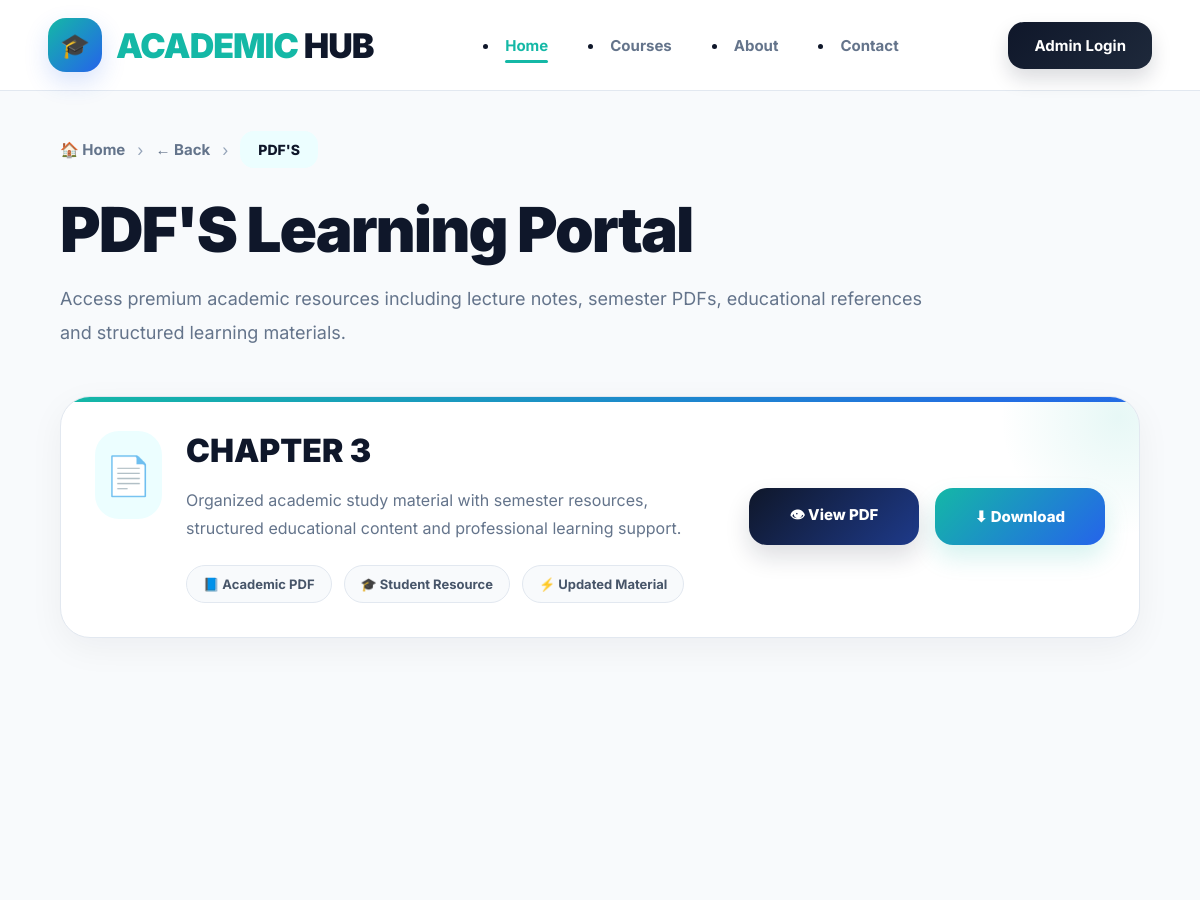
The page /files/3/2/ (upper part) on the database as committed earlier.
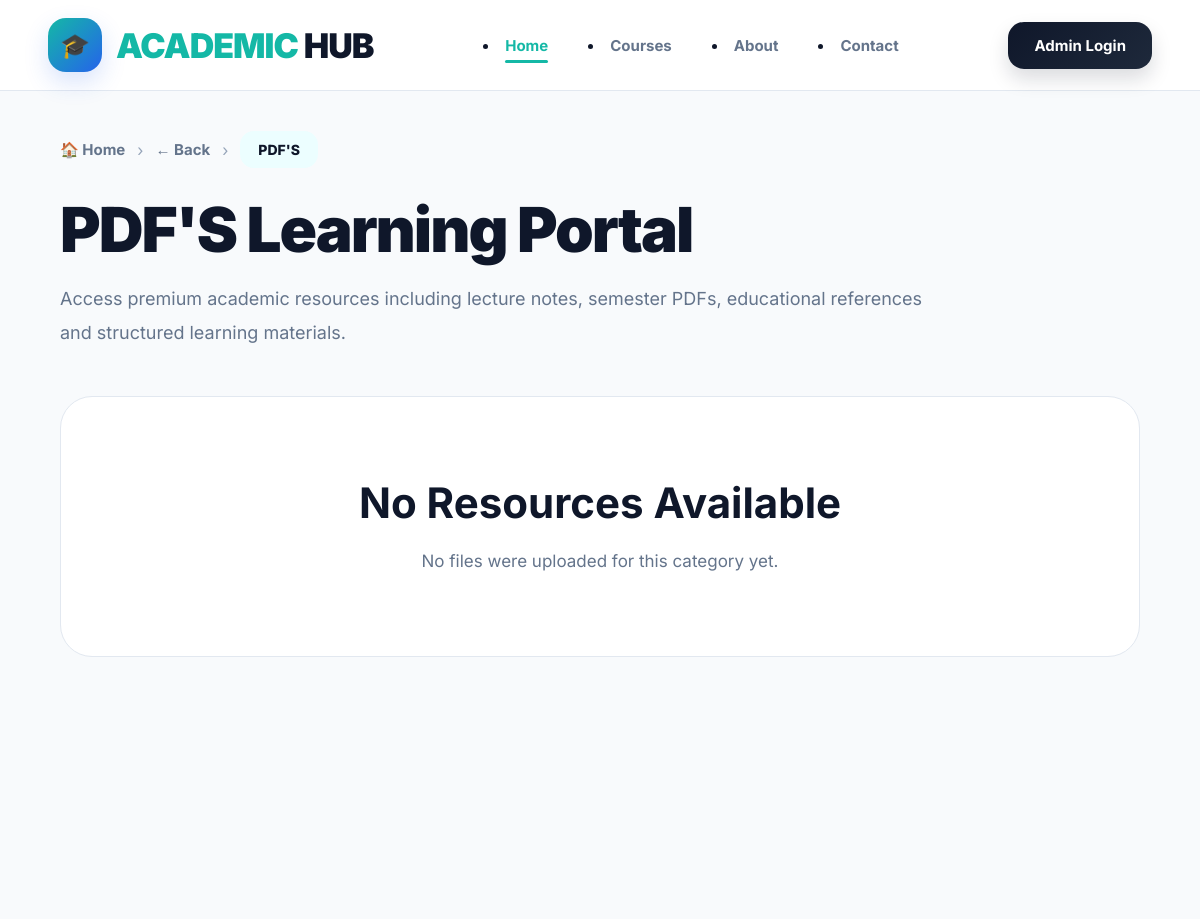
The same page on the database as committed later.
### hub/models.py (models this page shows, shortened)
class FileCategory(models.Model):
    name = models.CharField(max_length=100)

class File(models.Model):
    title = models.CharField(max_length=200)
    subject = models.ForeignKey(Subject, on_delete=models.CASCADE)
    category = models.ForeignKey(FileCategory, on_delete=models.CASCADE)
    file = models.FileField(upload_to='files/')
    uploaded_at = models.DateTimeField(auto_now_add=True)

### hub/views.py (the view)
# urls.py: path('files/<int:subject_id>/<int:category_id>/', views.files, name='files'),
def files(request, subject_id, category_id):
    subject = get_object_or_404(
        Subject,
        id=subject_id
    )
    category = get_object_or_404(
        FileCategory,
        id=category_id
    )
    files = File.objects.filter(
        subject=subject,
        category=category
    ).order_by('-uploaded_at')
    return render(request, 'files.html', {
        'files': files,
        'category': category,
        'subject': subject
    })

### hub/templates/files.html (shortened to what this page needs)
{% extends 'base.html' %}
{% block content %}
<div class="files-container">
    <div class="top-nav">
        <a href="{% url 'home' %}" class="nav-link">
            🏠 Home
        </a>
        <span class="nav-divider">›</span>
        <a href="javascript:history.back()" class="nav-link">
            ← Back
        </a>
        <span class="nav-divider">›</span>
        <span class="current-page">
            {{ category.name }}
        </span>
    </div>
    <h1 class="files-title">
        {{ category.name }} Learning Portal
    </h1>
    <p class="files-subtitle">
        Access premium academic resources including lecture notes,
        semester PDFs, educational references and structured
        learning materials.
    </p>
    {% if files %}
        {% for file in files %}
        <div class="file-card">
            <div class="file-left">
                <div class="file-icon">
                    📄
                </div>
                <div class="file-content">
                    <h2>
                        {{ file.title }}
                    </h2>
                    <p>
                        Organized academic study material with semester
                        resources, structured educational content and
                        professional learning support.
                    </p>
                    <div class="tags">
                        <span>📘 Academic PDF</span>
                        <span>🎓 Student Resource</span>
                        <span>⚡ Updated Material</span>
                    </div>
                </div>
            </div>
            <div class="file-actions">
                <a href="{% url 'view_file' file.id %}"
                    class="view-btn">
                     👁 View PDF
                </a>
                <a href="{{ file.file.url }}"
                   download
                   class="download-btn">
                   ⬇ Download
                </a>
            </div>
        </div>
        {% endfor %}
    {% else %}
        <div class="empty-box">
            <h2>
                No Resources Available
            </h2>
            <p>
                No files were uploaded for this category yet.
            </p>
        </div>
    {% endif %}
</div>
{% endblock %}

### hub/templates/base.html (shortened to what this page needs)
<!DOCTYPE html>
<html lang="en">
<head>
</head>
<body>
<nav class="navbar">
    <div class="nav-container">
        <a href="/" class="logo-wrap">
            <div class="logo-icon">
                🎓
            </div>
            <div class="logo-text">
                <span>ACADEMIC</span> HUB
            </div>
        </a>
    <div class="nav-links">
        <li>
        <a href="/" class="nav-link active">Home</a>
        </li>
        <li>
        <a href="/#courses" class="nav-link">Courses</a>
        </li>
        <li>
        <a href="/about/" class="nav-link">About</a>
        </li>
        <li>
        <a href="/contact/" class="nav-link ">Contact</a>
        </li>
    </div>
        <a href="/admin/" class="admin-btn">
            Admin Login
        </a>
    </div>
</nav>
<div class="container">
    {% block content %}
    {% endblock %}
</div>
</body>
</html>

### hub/templates/base.html (style rules this page uses)
* { margin:0; padding:0; box-sizing:border-box; scroll-behavior:smooth; }
body { font-family:'Inter',sans-serif; background:#f8fafc; color:#0f172a; overflow-x:hidden; }
a { text-decoration:none; }
.container { width:100%; max-width:100%; margin:0; padding-bottom:80px; }
.navbar { width:100%; background:rgba(255,255,255,0.92); backdrop-filter:blur(18px); position:sticky; top:0; z-index:999; border-bottom:1px solid #e2e8f0; }
.nav-container { width:92%; max-width:1450px; margin:auto; height:90px; display:flex; align-items:center; justify-content:space-between; }
.logo-wrap { display:flex; align-items:center; gap:14px; }
.logo-icon { width:54px; height:54px; border-radius:18px; background:linear-gradient( 135deg, #14b8a6, #2563eb ); display:flex; align-items:center; justify-content:center; font-size:24px; box-shadow: 0 10px 25px rgba(37,99,235,0.18); }
.logo-text { font-size:34px; font-weight:900; letter-spacing:-1px; color:#0f172a; }
.logo-text span { color:#14b8a6; }
.nav-links { display:flex; align-items:center; gap:40px; }
.nav-link { color:#475569; font-size:17px; font-weight:700; transition:0.3s; position:relative; }
.nav-link.active { color:#14b8a6; }
.nav-link::after { content:''; position:absolute; left:0; bottom:-8px; width:0%; height:3px; background:#14b8a6; border-radius:999px; transition:0.3s; }
.nav-link.active::after { width:100%; }
.admin-btn { padding:14px 26px; border-radius:16px; background:linear-gradient( 135deg, #0f172a, #1e293b ); color:white; font-size:15px; font-weight:700; transition:0.3s; box-shadow: 0 10px 20px rgba(15,23,42,0.15); }

### hub/templates/files.html (style rules this page uses)
.files-container { width:90%; max-width:1400px; margin:40px auto 80px; }
.top-nav { display:flex; align-items:center; gap:12px; margin-bottom:28px; flex-wrap:wrap; }
.nav-link { text-decoration:none; color:#64748b; font-size:15px; font-weight:700; transition:0.3s; }
.nav-divider { color:#94a3b8; font-size:16px; }
.current-page { color:#0f172a; font-weight:800; font-size:14px; background:#ecfeff; padding:10px 18px; border-radius:14px; }
.files-title { font-size:62px; font-weight:900; color:#0f172a; margin-bottom:18px; line-height:1.1; letter-spacing:-2px; }
.files-subtitle { max-width:880px; color:#64748b; line-height:1.9; font-size:18px; margin-bottom:45px; }
.empty-box { background:white; padding:80px 40px; border-radius:32px; text-align:center; border:1px solid #e2e8f0; }
.empty-box h2 { font-size:42px; margin-bottom:18px; color:#0f172a; }
.empty-box p { color:#64748b; font-size:17px; line-height:1.8; }

Rows that differ between the two databases and show on the page:
removed File: title "CHAPTER 3"
Other text that changed with them:
text now shown: "No Resources Available No files were uploaded for this category yet."
